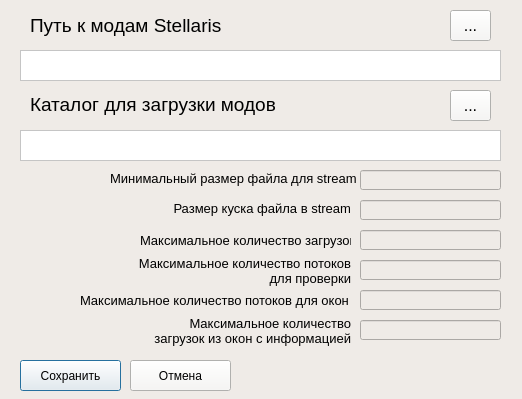
<?xml version="1.0" encoding="UTF-8"?>
<ui version="4.0">
 <class>DialogOptions</class>
 <widget class="QDialog" name="DialogOptions">
  <property name="windowModality">
   <enum>Qt::ApplicationModal</enum>
  </property>
  <property name="geometry">
   <rect>
    <x>0</x>
    <y>0</y>
    <width>522</width>
    <height>399</height>
   </rect>
  </property>
  <property name="sizePolicy">
   <sizepolicy hsizetype="Fixed" vsizetype="Fixed">
    <horstretch>0</horstretch>
    <verstretch>0</verstretch>
   </sizepolicy>
  </property>
  <property name="minimumSize">
   <size>
    <width>522</width>
    <height>399</height>
   </size>
  </property>
  <property name="maximumSize">
   <size>
    <width>522</width>
    <height>441</height>
   </size>
  </property>
  <property name="windowTitle">
   <string>Настройки</string>
  </property>
  <property name="windowIcon">
   <iconset>
    <normaloff>icon/stellaris.png</normaloff>icon/stellaris.png</iconset>
  </property>
  <property name="styleSheet">
   <string notr="true">background-color: rgb(239, 235, 231);</string>
  </property>
  <widget class="QTextEdit" name="textEdit">
   <property name="geometry">
    <rect>
     <x>20</x>
     <y>50</y>
     <width>481</width>
     <height>31</height>
    </rect>
   </property>
   <property name="font">
    <font>
     <pointsize>10</pointsize>
    </font>
   </property>
   <property name="styleSheet">
    <string notr="true">background-color: rgb(255, 255, 255);</string>
   </property>
  </widget>
  <widget class="QTextEdit" name="textEdit_2">
   <property name="geometry">
    <rect>
     <x>20</x>
     <y>130</y>
     <width>481</width>
     <height>31</height>
    </rect>
   </property>
   <property name="font">
    <font>
     <pointsize>10</pointsize>
    </font>
   </property>
   <property name="styleSheet">
    <string notr="true">background-color: rgb(255, 255, 255);</string>
   </property>
  </widget>
  <widget class="QLabel" name="label">
   <property name="geometry">
    <rect>
     <x>30</x>
     <y>15</y>
     <width>201</width>
     <height>21</height>
    </rect>
   </property>
   <property name="font">
    <font>
     <pointsize>14</pointsize>
    </font>
   </property>
   <property name="toolTip">
    <string>users/Documents/Paradox Interactive/Stellaris</string>
   </property>
   <property name="text">
    <string>Путь к модам Stellaris</string>
   </property>
  </widget>
  <widget class="QLabel" name="label_2">
   <property name="geometry">
    <rect>
     <x>30</x>
     <y>89</y>
     <width>271</width>
     <height>31</height>
    </rect>
   </property>
   <property name="font">
    <font>
     <pointsize>14</pointsize>
    </font>
   </property>
   <property name="text">
    <string>Каталог для загрузки модов</string>
   </property>
  </widget>
  <widget class="QToolButton" name="toolButton">
   <property name="geometry">
    <rect>
     <x>450</x>
     <y>10</y>
     <width>41</width>
     <height>31</height>
    </rect>
   </property>
   <property name="font">
    <font>
     <pointsize>12</pointsize>
    </font>
   </property>
   <property name="toolTip">
    <string>Выбор папки</string>
   </property>
   <property name="styleSheet">
    <string notr="true">background-color: rgb(247, 246, 244);</string>
   </property>
   <property name="text">
    <string>...</string>
   </property>
  </widget>
  <widget class="QToolButton" name="toolButton_2">
   <property name="geometry">
    <rect>
     <x>450</x>
     <y>90</y>
     <width>41</width>
     <height>31</height>
    </rect>
   </property>
   <property name="font">
    <font>
     <pointsize>12</pointsize>
    </font>
   </property>
   <property name="toolTip">
    <string>Выбор папки</string>
   </property>
   <property name="styleSheet">
    <string notr="true">background-color: rgb(247, 246, 244);</string>
   </property>
   <property name="text">
    <string>...</string>
   </property>
  </widget>
  <widget class="QPushButton" name="saveButton">
   <property name="geometry">
    <rect>
     <x>20</x>
     <y>360</y>
     <width>101</width>
     <height>31</height>
    </rect>
   </property>
   <property name="toolTip">
    <string>Сохранить пути</string>
   </property>
   <property name="styleSheet">
    <string notr="true">background-color: rgb(247, 246, 244);</string>
   </property>
   <property name="text">
    <string>Сохранить</string>
   </property>
   <property name="icon">
    <iconset>
     <normaloff>icon/save.png</normaloff>icon/save.png</iconset>
   </property>
   <property name="iconSize">
    <size>
     <width>20</width>
     <height>20</height>
    </size>
   </property>
  </widget>
  <widget class="QPushButton" name="cancelButton">
   <property name="geometry">
    <rect>
     <x>130</x>
     <y>360</y>
     <width>101</width>
     <height>31</height>
    </rect>
   </property>
   <property name="toolTip">
    <string>Отмена изменений</string>
   </property>
   <property name="styleSheet">
    <string notr="true">background-color: rgb(247, 246, 244);</string>
   </property>
   <property name="text">
    <string>Отмена</string>
   </property>
  </widget>
  <widget class="QLabel" name="label_3">
   <property name="geometry">
    <rect>
     <x>110</x>
     <y>170</y>
     <width>251</width>
     <height>16</height>
    </rect>
   </property>
   <property name="font">
    <font>
     <pointsize>10</pointsize>
    </font>
   </property>
   <property name="text">
    <string>Минимальный размер файла для stream</string>
   </property>
  </widget>
  <widget class="QLabel" name="label_4">
   <property name="geometry">
    <rect>
     <x>110</x>
     <y>200</y>
     <width>241</width>
     <height>16</height>
    </rect>
   </property>
   <property name="font">
    <font>
     <pointsize>10</pointsize>
    </font>
   </property>
   <property name="text">
    <string>Размер куска файла в stream</string>
   </property>
   <property name="alignment">
    <set>Qt::AlignRight|Qt::AlignTrailing|Qt::AlignVCenter</set>
   </property>
  </widget>
  <widget class="QLineEdit" name="lineEdit">
   <property name="geometry">
    <rect>
     <x>360</x>
     <y>170</y>
     <width>141</width>
     <height>20</height>
    </rect>
   </property>
   <property name="font">
    <font>
     <pointsize>10</pointsize>
    </font>
   </property>
   <property name="inputMask">
    <string>9999999999</string>
   </property>
   <property name="text">
    <string/>
   </property>
   <property name="maxLength">
    <number>10</number>
   </property>
   <property name="alignment">
    <set>Qt::AlignLeading|Qt::AlignLeft|Qt::AlignVCenter</set>
   </property>
   <property name="clearButtonEnabled">
    <bool>true</bool>
   </property>
  </widget>
  <widget class="QLineEdit" name="lineEdit_2">
   <property name="geometry">
    <rect>
     <x>360</x>
     <y>200</y>
     <width>141</width>
     <height>20</height>
    </rect>
   </property>
   <property name="font">
    <font>
     <pointsize>10</pointsize>
    </font>
   </property>
   <property name="inputMask">
    <string>999999999999999</string>
   </property>
   <property name="text">
    <string/>
   </property>
   <property name="alignment">
    <set>Qt::AlignLeading|Qt::AlignLeft|Qt::AlignVCenter</set>
   </property>
   <property name="clearButtonEnabled">
    <bool>true</bool>
   </property>
  </widget>
  <widget class="QLabel" name="label_5">
   <property name="geometry">
    <rect>
     <x>140</x>
     <y>230</y>
     <width>211</width>
     <height>20</height>
    </rect>
   </property>
   <property name="font">
    <font>
     <pointsize>10</pointsize>
    </font>
   </property>
   <property name="text">
    <string>Максимальное количество загрузок</string>
   </property>
  </widget>
  <widget class="QLineEdit" name="lineEdit_3">
   <property name="geometry">
    <rect>
     <x>360</x>
     <y>230</y>
     <width>141</width>
     <height>20</height>
    </rect>
   </property>
   <property name="font">
    <font>
     <pointsize>10</pointsize>
    </font>
   </property>
   <property name="inputMask">
    <string>99</string>
   </property>
   <property name="maxLength">
    <number>2</number>
   </property>
   <property name="alignment">
    <set>Qt::AlignLeading|Qt::AlignLeft|Qt::AlignVCenter</set>
   </property>
   <property name="clearButtonEnabled">
    <bool>true</bool>
   </property>
  </widget>
  <widget class="QLabel" name="label_6">
   <property name="geometry">
    <rect>
     <x>80</x>
     <y>290</y>
     <width>271</width>
     <height>20</height>
    </rect>
   </property>
   <property name="font">
    <font>
     <pointsize>10</pointsize>
    </font>
   </property>
   <property name="text">
    <string>Максимальное количество потоков для окон</string>
   </property>
  </widget>
  <widget class="QLabel" name="label_7">
   <property name="geometry">
    <rect>
     <x>130</x>
     <y>250</y>
     <width>221</width>
     <height>41</height>
    </rect>
   </property>
   <property name="font">
    <font>
     <pointsize>10</pointsize>
    </font>
   </property>
   <property name="text">
    <string>Максимальное количество потоков для проверки</string>
   </property>
   <property name="scaledContents">
    <bool>false</bool>
   </property>
   <property name="alignment">
    <set>Qt::AlignRight|Qt::AlignTrailing|Qt::AlignVCenter</set>
   </property>
   <property name="wordWrap">
    <bool>true</bool>
   </property>
  </widget>
  <widget class="QLabel" name="label_8">
   <property name="geometry">
    <rect>
     <x>140</x>
     <y>310</y>
     <width>211</width>
     <height>41</height>
    </rect>
   </property>
   <property name="font">
    <font>
     <pointsize>10</pointsize>
    </font>
   </property>
   <property name="text">
    <string>Максимальное количество загрузок из окон с информацией</string>
   </property>
   <property name="alignment">
    <set>Qt::AlignRight|Qt::AlignTrailing|Qt::AlignVCenter</set>
   </property>
   <property name="wordWrap">
    <bool>true</bool>
   </property>
  </widget>
  <widget class="QLineEdit" name="lineEdit_4">
   <property name="geometry">
    <rect>
     <x>360</x>
     <y>260</y>
     <width>141</width>
     <height>20</height>
    </rect>
   </property>
   <property name="font">
    <font>
     <pointsize>10</pointsize>
    </font>
   </property>
   <property name="inputMask">
    <string>99</string>
   </property>
   <property name="maxLength">
    <number>2</number>
   </property>
   <property name="alignment">
    <set>Qt::AlignLeading|Qt::AlignLeft|Qt::AlignVCenter</set>
   </property>
   <property name="clearButtonEnabled">
    <bool>true</bool>
   </property>
  </widget>
  <widget class="QLineEdit" name="lineEdit_5">
   <property name="geometry">
    <rect>
     <x>360</x>
     <y>290</y>
     <width>141</width>
     <height>20</height>
    </rect>
   </property>
   <property name="font">
    <font>
     <pointsize>10</pointsize>
    </font>
   </property>
   <property name="inputMask">
    <string>99</string>
   </property>
   <property name="maxLength">
    <number>2</number>
   </property>
   <property name="alignment">
    <set>Qt::AlignLeading|Qt::AlignLeft|Qt::AlignVCenter</set>
   </property>
   <property name="clearButtonEnabled">
    <bool>true</bool>
   </property>
  </widget>
  <widget class="QLineEdit" name="lineEdit_6">
   <property name="geometry">
    <rect>
     <x>360</x>
     <y>320</y>
     <width>141</width>
     <height>20</height>
    </rect>
   </property>
   <property name="font">
    <font>
     <pointsize>10</pointsize>
    </font>
   </property>
   <property name="inputMask">
    <string>99</string>
   </property>
   <property name="maxLength">
    <number>2</number>
   </property>
   <property name="alignment">
    <set>Qt::AlignLeading|Qt::AlignLeft|Qt::AlignVCenter</set>
   </property>
   <property name="clearButtonEnabled">
    <bool>true</bool>
   </property>
  </widget>
 </widget>
 <resources/>
 <connections/>
</ui>
